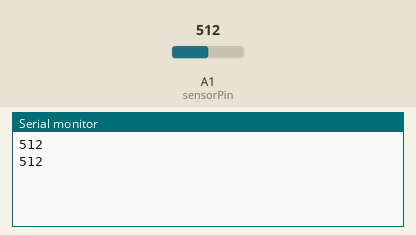
The sketch below on a simulated Arduino Uno, built with avr-gcc and run on an emulated ATmega328P. Parts: the last lines printed to the serial monitor. Inputs (shaded band) come from the test bench; at power-on: A1 (sensorPin) = 512.

Above: at 1.8 s.
1.9 s: A1 (sensorPin) set to 716
At 2.8 s:
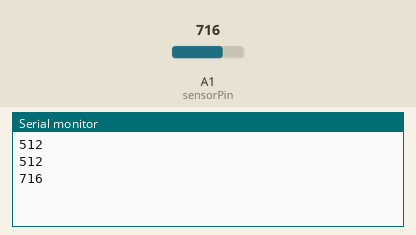
3.4 s: A1 (sensorPin) set to 900
At 4.4 s:
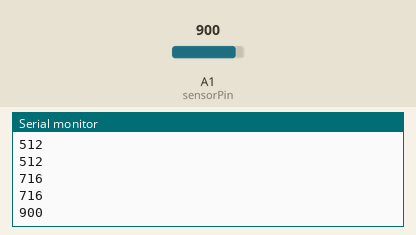
Timing chart, 0 to 6.4 s (numbered marks = the images above; inputs shaded):
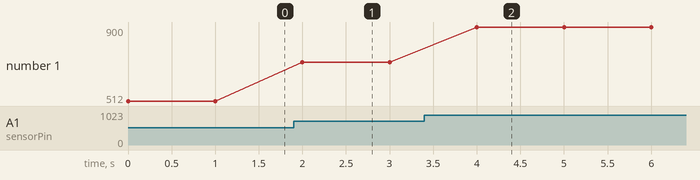

The sketch:

photoresistor_serial.ino
```cpp
//KY018 Photo resistor module

int sensorPin = A1; // select the input pin for the potentiometer
int sensorValue = 0; // variable to store the value coming from the sensor
void setup() {
  Serial.begin(9600);
}
void loop() {
  sensorValue = analogRead(sensorPin);
  Serial.println(sensorValue, DEC);
  delay(1000);
}
```

Measured:
- after the input at 1.9 s, the serial monitor: prints a new line after 0.10 s (image 1)
- after the input at 3.4 s, the serial monitor: prints a new line after 0.60 s (image 2)
- plotted number 1: 512 → 716 after the input at 1.9 s, 716 → 900 after the input at 3.4 s
